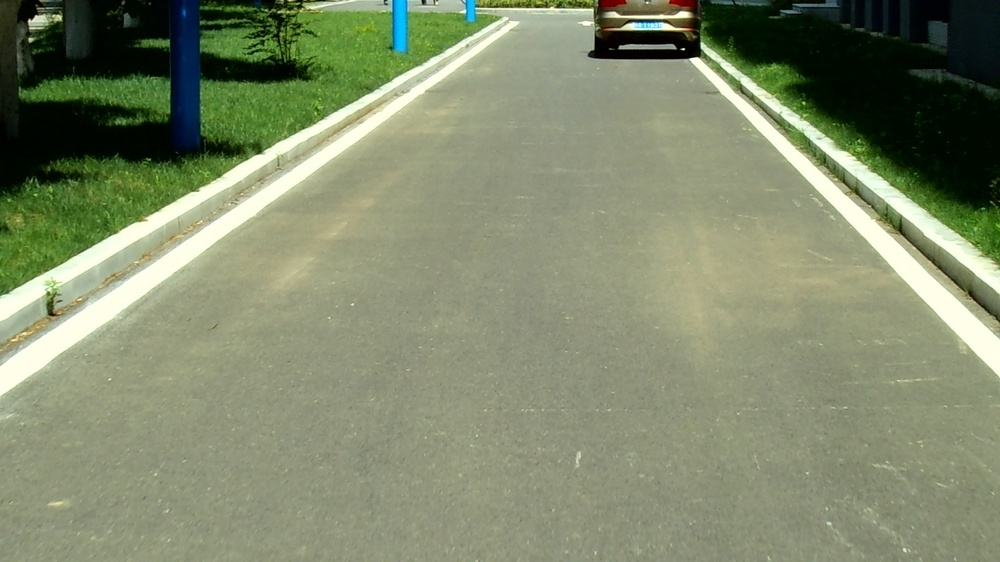
#> input picture RoadLane_Detect(code_by_kevin)/testfile/002.jpg, 1000 x 562 px, shrunk from 1920 x 1080 before the run
$ python -i threshold.py   (imports and definitions only)   (Python 2 division)   (older library calls are emulated)
#> lines starting #> are read from the running program, lines starting #| are printed output that depends on the picture
# -*- coding: utf-8 -*-
"""
Created on Sun Oct  8 21:49:26 2017

@author: kevin

Southeast University
"""


import numpy as np
import os
import cv2
import matplotlib.pyplot as plt
import matplotlib.image as mpimg


def abs_sobel_thresh(img, orient='x',thresh_min=0, thresh_max=255):
	#convert to grayscale
#> called with orient = 'x', thresh_min = 0, thresh_max = 255
	gray = cv2.cvtColor(img,cv2.COLOR_RGB2GRAY)
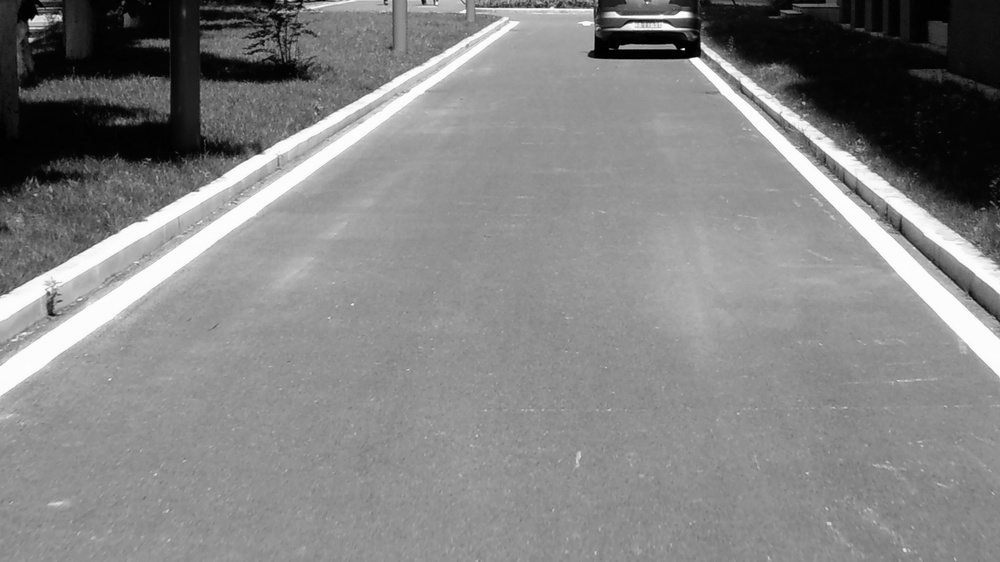
#> gray: shape (562, 1000); min 0, max 254, mean 131.6

	#Apply x or y gradient with the OpenCV Sobel() function
        # and take the absolute value

	if orient == 'x':
        	abs_sobel = np.absolute(cv2.Sobel(gray, cv2.CV_64F, 1, 0))
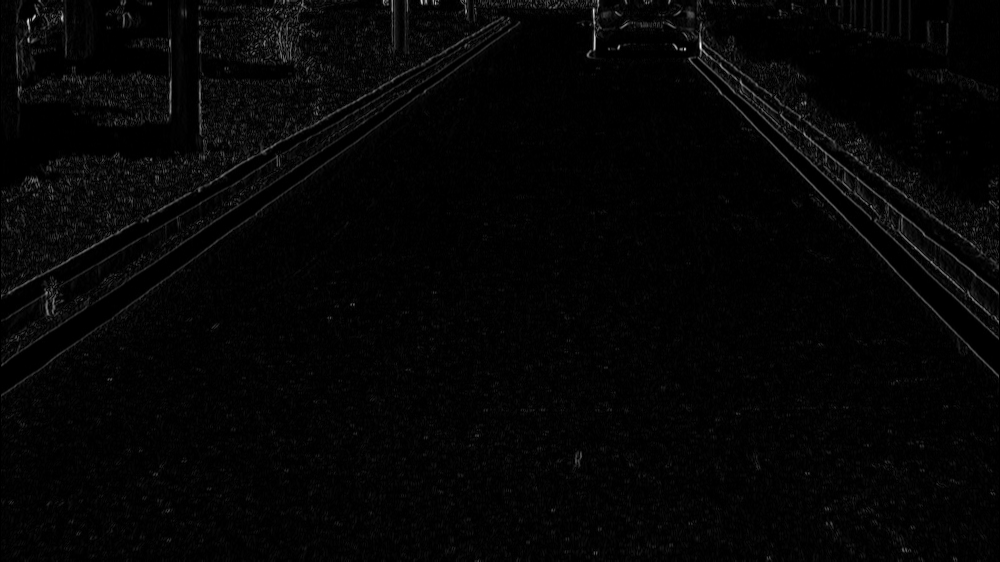
#> abs_sobel: shape (562, 1000) float64; min 0, max 851, mean 18.4; drawn with min black and max white
    	if orient == 'y':
        	abs_sobel = np.absolute(cv2.Sobel(gray, cv2.CV_64F, 0, 1))

	# Rescale back to 8 bit integer
    	scaled_sobel = np.uint8(255*abs_sobel/np.max(abs_sobel))

	# Create a copy and apply the threshold
    	binary_output = np.zeros_like(scaled_sobel)

	 # Here I'm using inclusive (>=, <=) thresholds, but exclusive is ok too
    	binary_output[(scaled_sobel >= thresh_min) & (scaled_sobel <= thresh_max)] = 1

    	# Return the result
    	return binary_output


# [60 lines left out: functions dir_threshold, mag_thresh, hls_select, luv_select, lab_select, not called in this run]

>>> import cv2
>>> picture = cv2.cvtColor(cv2.imread('testfile/002.jpg'), cv2.COLOR_BGR2RGB)
>>> result = abs_sobel_thresh(picture)
#> result: shape (562, 1000); every value is 1

$ run again, on RoadLane_Detect(code_by_kevin)/testfile/004.jpg
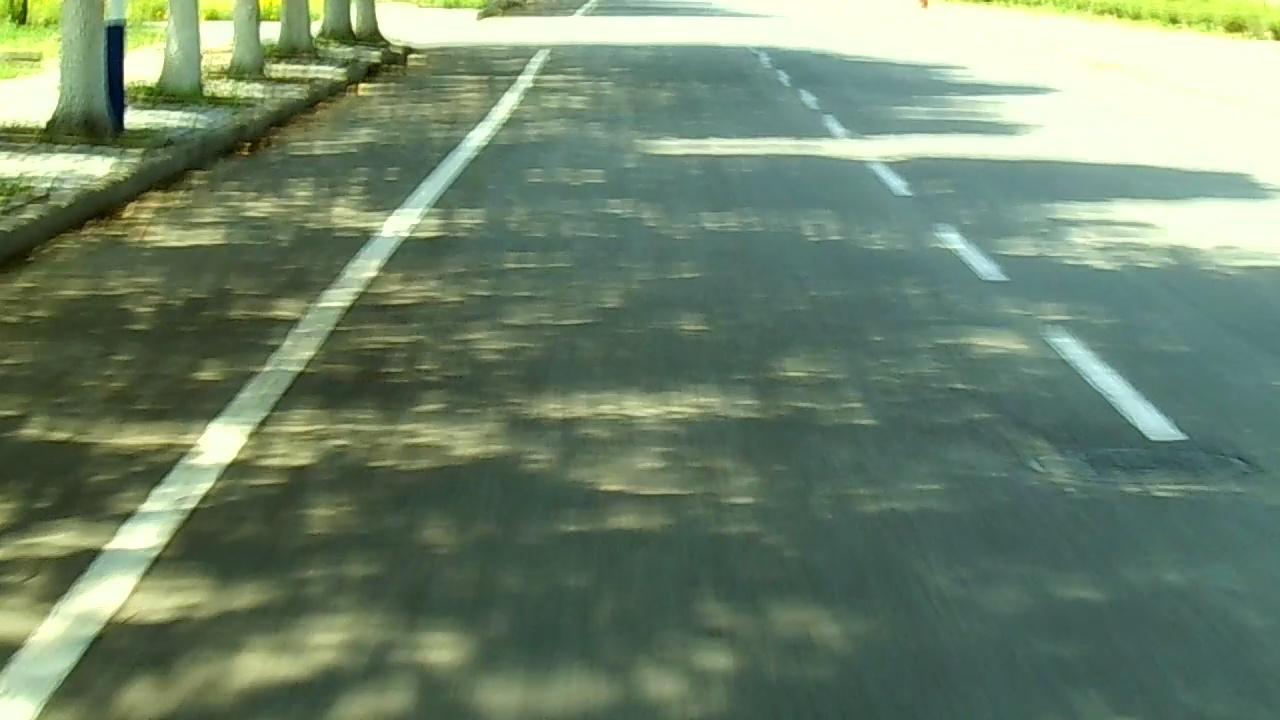
#> input picture RoadLane_Detect(code_by_kevin)/testfile/004.jpg, 1280 x 720 px
#> in abs_sobel_thresh, `gray = cv2.cvtColor(img,cv2.COLOR_RGB2GRAY)`:
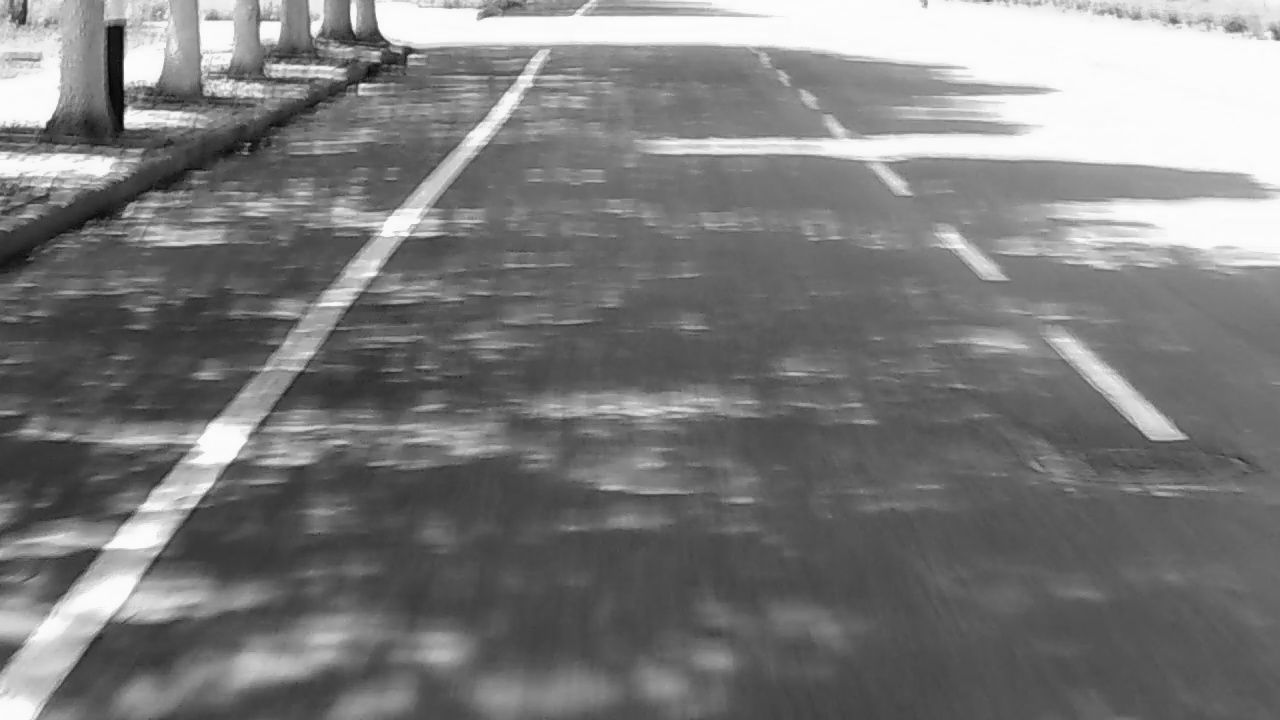
#> gray: shape (720, 1280); min 3, max 253, mean 123
#> in abs_sobel_thresh, `abs_sobel = np.absolute(cv2.Sobel(gray, cv2.CV_64F, 1, 0))`:
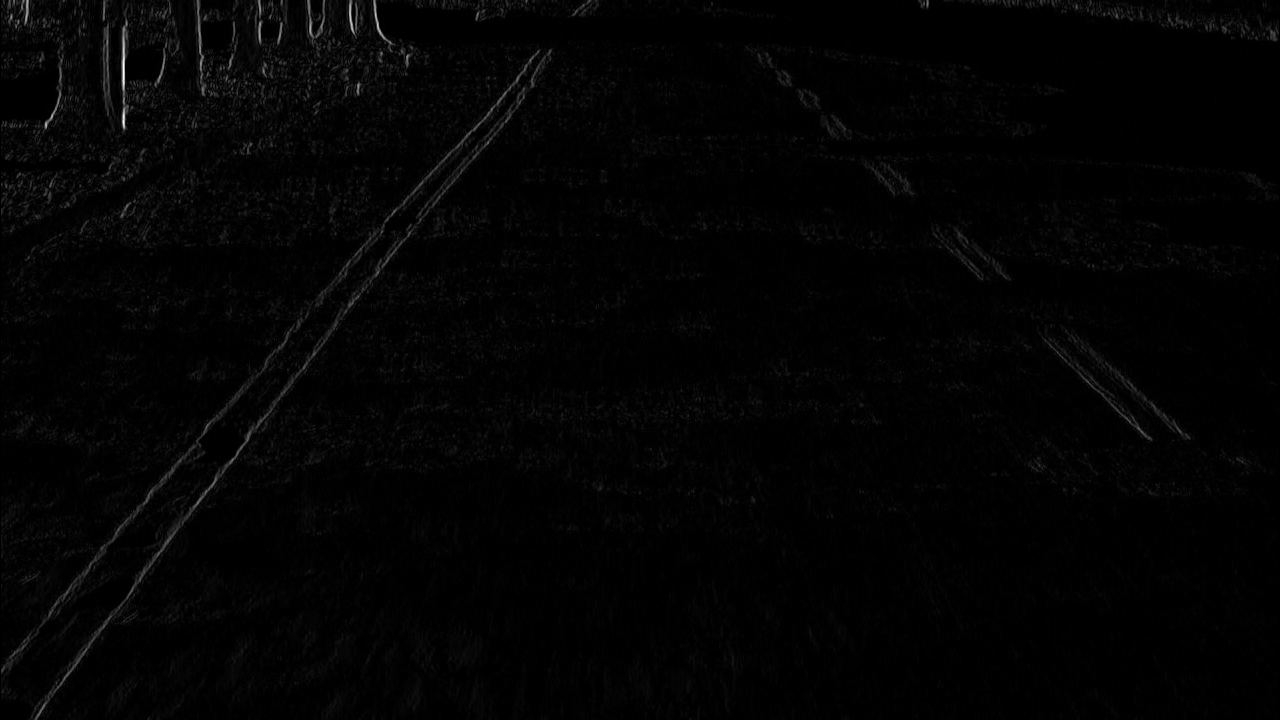
#> abs_sobel: shape (720, 1280) float64; min 0, max 746, mean 10.9; drawn with min black and max white
#> result: shape (720, 1280); every value is 1

$ run again, on RoadLane_Detect(code_by_kevin)/testfile/white01.jpg
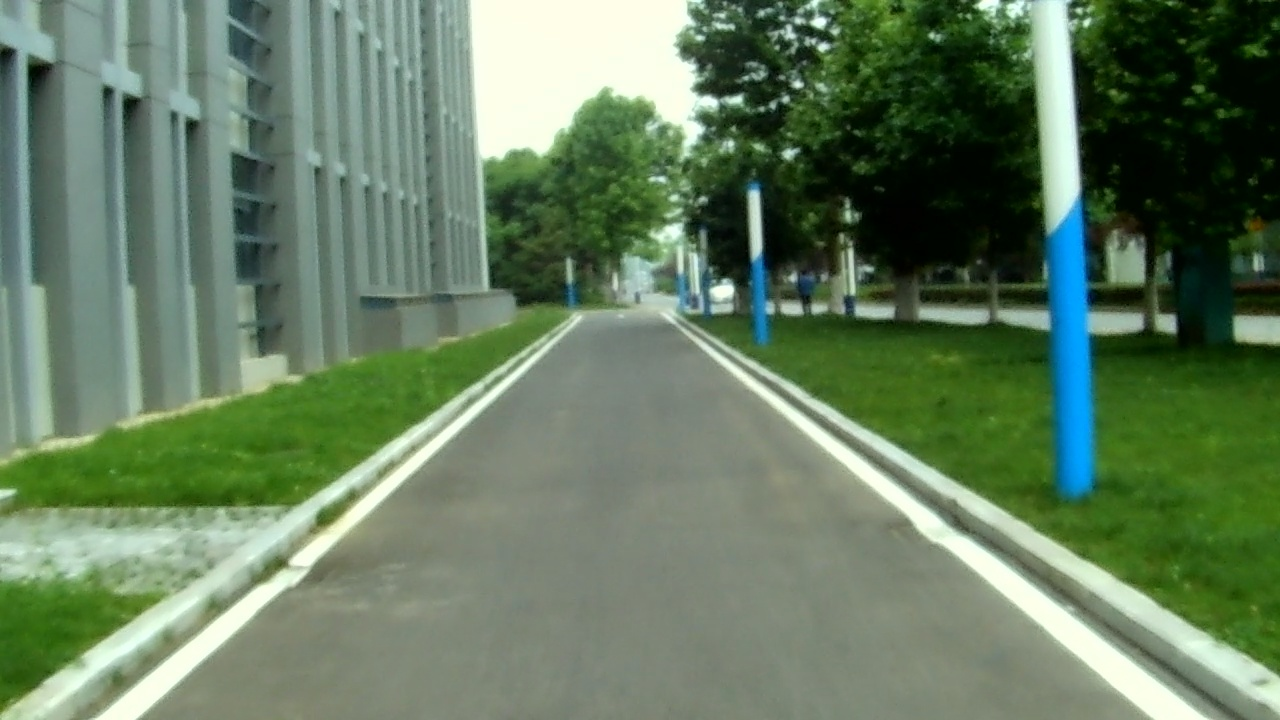
#> input picture RoadLane_Detect(code_by_kevin)/testfile/white01.jpg, 1280 x 720 px
#> in abs_sobel_thresh, `gray = cv2.cvtColor(img,cv2.COLOR_RGB2GRAY)`:
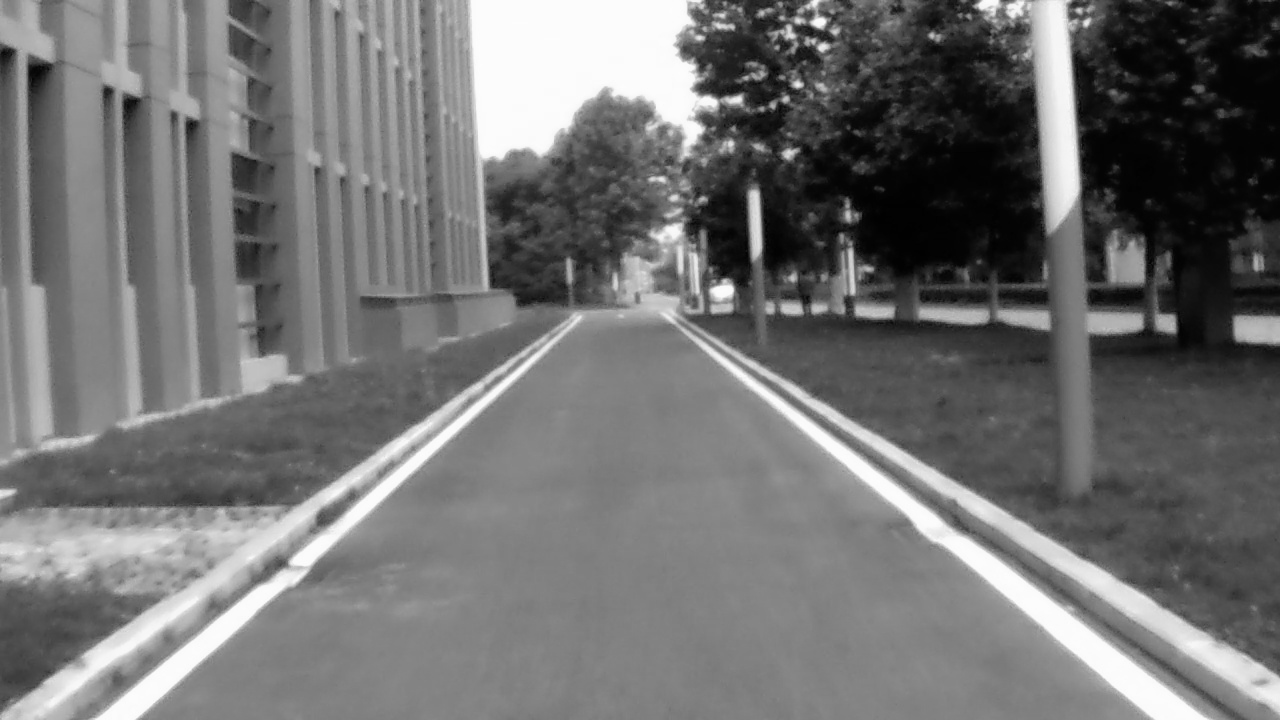
#> gray: shape (720, 1280); min 0, max 253, mean 114.1
#> in abs_sobel_thresh, `abs_sobel = np.absolute(cv2.Sobel(gray, cv2.CV_64F, 1, 0))`:
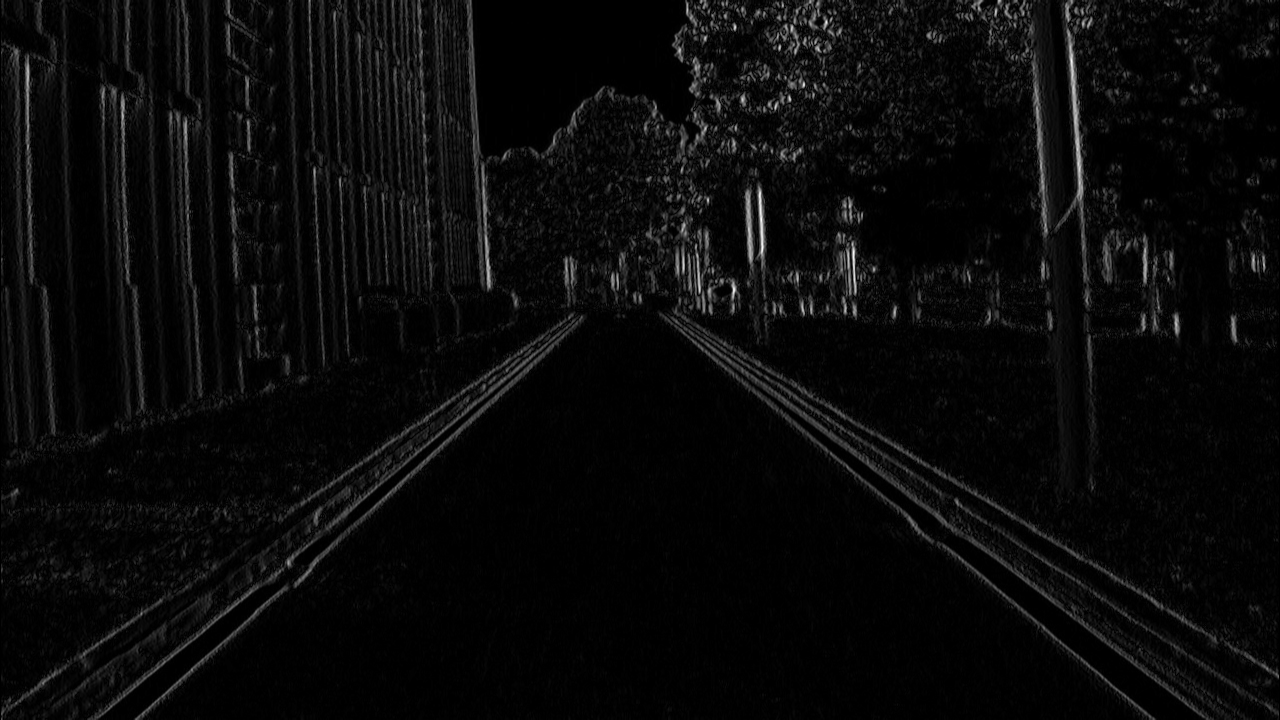
#> abs_sobel: shape (720, 1280) float64; min 0, max 448, mean 18.4; drawn with min black and max white
#> result: shape (720, 1280); every value is 1
